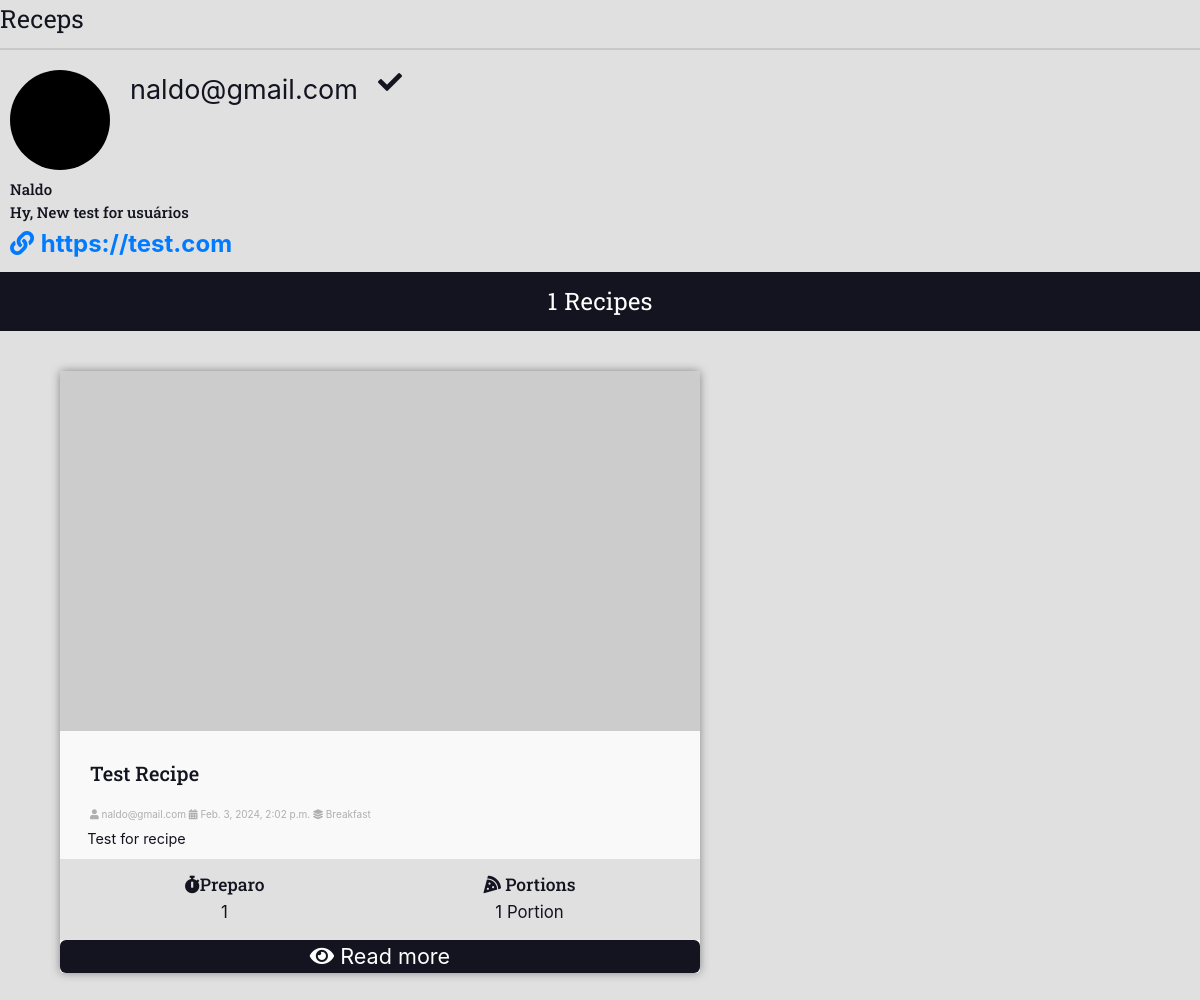
Page /authors/profile/naldo@gmail.com/ (signed in) on the committed database.
### authors/models.py (models this page shows)
class Authors(models.Model):
    user = models.ForeignKey(User, on_delete=models.DO_NOTHING)
    name = models.CharField(max_length=12, null=True, blank=False)
    bio = models.CharField(max_length=100, null=True, blank=True)
    link = models.CharField(max_length=100, null=True, blank=False)
    stars = models.IntegerField(default=0)
    is_professional = models.IntegerField(default=0)

### receps/models.py (models this page shows, shortened)
class Receps(models.Model):
    title = models.CharField(max_length=42)
    date = models.DateTimeField(auto_now_add=True)
    category = models.ForeignKey(Categories, on_delete=models.DO_NOTHING)
    portions = models.PositiveIntegerField(null=False, blank=False)
    user = models.ForeignKey(User, models.DO_NOTHING)
    description = models.TextField(blank=False)
    time = models.CharField(max_length=8)
    slug = models.SlugField(blank=True, null=False, unique=True)
    update = models.DateTimeField(auto_now=True)
    is_published = models.BooleanField(default=True)

class Categories(models.Model):
    name = models.CharField(null=True, blank=True, max_length=38, unique=True)
    icon = models.CharField(default="fas fa-utensils",null=True, blank=True, max_length=100)

### authors/views.py (the view)
# urls.py: path('profile/<str:username>/', views.profile, name='profile'),
def profile(request, username):
    user_infos = User.objects.all().filter(username=username).first()
    author = Authors.objects.all().filter(user_id=user_infos.id).first()
    receps_list = Receps.objects.all().filter(is_published=True, user_id=user_infos.id).order_by('-id')
    revenue_total = receps_list.count()
    return render(request, 'pages/profile.html', {'user_infos': user_infos, 'author': author, 'total_revenue': revenue_total, 'Receps': receps_list})

### authors/templates/pages/profile.html (shortened to what this page needs)
{% extends '../partials/extension.html' %}
{% block 'head' %}
  {% load static %}
  <link rel="stylesheet" href="{% static 'css/profile.css' %}">
  <link rel="stylesheet" href="{% static 'css/receps.css' %}">
{% endblock %}
{% block 'body' %}
  <div class="main-profile">
      {% include 'partials/header_min.html'%}
      </div>
      <div class="profile">
        <div class="cover-profile"></div>
        <span class="author-user">{{ user_infos.username }}</span>
        {% if author.is_professional %}
        <i class="fas fa-check"></i>
        {% endif %}
      </div>
      <div class="author-info">
        <h4>{{ author.name }}</h4>
        <h4>{{ author.bio }}</h4>
        <a href="{{ author.link }}">
          <i class="fas fa-link"></i>
          <span class="text-link">{{ author.link }}</span>
        </a>
      </div>
      <div class="profile-recipe">
        <hr>
        <span class="text-recipe">{{ total_revenue }}</span>
        <span class="text-recipe">Recipes</span>
        <hr>
      </div>
      {% for recipe in Receps %}
        {% include 'partials/receps_list.html' %}
      {% endfor %}
{% endblock %}

### receps/templates/partials/receps_list.html (shortened to what this page needs)
<div class="main-container">
    <div class="main-content main-content-list container">
        <div class="recipe recipe-list-item">
            <div class="recipe-cover">
                <img src="https://via.placeholder.com/1280x720.png/000">
            </div>
            <div class="recipe-title-container">
                <h2>{{recipe.title}}</h2>
            </div>
            <div class="recipe-author">
                <a href="{% url 'authors:profile' username=recipe.user.username %}" class="author-item">
                    <i class="fas fa-user"></i>
                    {{recipe.user.username}}
                <span class="author-item">
                    <i class="fas fa-calendar-alt"></i>
                    {{recipe.date}}
                </span>
                <a class="author-item" href="{% url 'receps:category' id=recipe.category.id %}">
                    <i class="fas fa-layer-group"></i>
                    {{recipe.category.name}}
                </a>
            </div>
            <div class="recipe-content">
                <p>{{recipe.description}}</p>
            </div>
            <div class="recipe-meta-container">
                <div class="recipe-meta recipe-preparation">
                    <h3 class="recipe-meta-title"><i class="fas fa-stopwatch"></i>Preparo</h3>
                    <div class="recipe-meta-text">
                        {{recipe.time}}
                    </div>
                </div>
                <div class="recipe-meta recipe-servings">
                    <h3 class="recipe-meta-title">
                        <i class="fas fa-pizza-slice"></i>
                        Portions
                    </h3>
                    <div class="recipe-meta-text">
                    {% if recipe.portions < 2%}
                    {{recipe.portions}} Portion
                    {% endif %}
                    </div>
                </div>
            </div>
            <footer class="recipe-footer">
                <a class="recipe-read-more button button-dark button-full-width" href="{% url 'receps:receps-recipe' slug=recipe.slug %}">
                    <i class="fas fa-eye"></i>
                    <span>Read more</span>
                </a>
            </footer>
        </div>
    </div>
</div>

### authors/static/css/profile.css (style rules this page uses)
body { background-color: var(--color-gray-1); }
* { margin: 0; padding: 0; }
.profile { display: flex; padding: 10px; margin-top: 8px; }
.author-user { padding: 0 20px; font-size: 27px; }
.cover-profile { padding-bottom: 10px; width: 100px; height: 100px; background-color: black; border-radius: 50%; }
.profile-recipe { display: block; justify-content: center; align-items: center; text-align: center; background-color: var(--color-primary-dark); color: white; }
.author-info { padding:0 10px; }
.text-recipe { font-family: var(--font-heading); }
.text-link { font-weight: bold; }

### receps/static/css/receps.css (style rules this page uses)
* { margin: 0; padding: 0; box-sizing: border-box; }
html { font-size: 62.5%; }
body { font-size: 2.4rem; background: var(--color-gray-1); color: var(--color-primary-dark); }
h1, h2, h3, h4, h5, h6 { font-family: var(--font-heading); }
.container { max-width: 1440; margin: 0 auto; padding: var(--spacing-gutter-medium) }
.main-content-list { display: grid; grid-template-columns: repeat(auto-fit, minmax(340px, 1fr)); gap: var(--spacing-gutter-large); }
.recipe { background: var(--color-white); box-shadow: 0 0 10px rgba(0, 0, 0, 0.4); transform: scale(1); transition: all 300ms ease-in-out; background: var(--color-gray-0); border-radius: 4px; overflow: hidden; }
.recipe img { max-width: 100%; }
.recipe-list-item { max-width: 640px; }
.recipe-title-container { padding: var(--spacing-gutter-medium); padding-bottom: calc(var(--spacing-gutter-medium) / 20); }
.recipe-author { padding: 0 var(--spacing-gutter-medium); }
.author-item { font-size: 10px; color: var(--color-gray-3); }
.recipe-content { padding: 0 calc(var(--spacing-gutter-medium) /1.1); font-size: 60%; }
.recipe-meta-container { display: flex; flex-flow: row wrap; background: var(--color-gray-1); padding: calc(var(--spacing-gutter-medium) / 2) ; }
.recipe-meta-text { font-size: 70%; }
.recipe-meta { display: flex; flex-flow: column nowrap; flex-shrink: 1; flex-grow: 1; text-align: center; }
.recipe-footer a { margin-top: auto; background: var(--color-primary-dark); color: white; display: block; text-decoration: none; border-radius: 6px; text-align: center; font-size: 90%; }

### rows in the picture
Authors: name "Naldo", bio "Hy, New test for usuários", link "https://test.com"
Receps: title "Test Recipe", user.username "naldo@gmail.com", date "Feb. 3, 2024, 2:02 p.m.", category.name "Breakfast", description "Test for recipe", time "1", portions "1"

### other values in the picture
{{ user_infos.username }} "naldo@gmail.com"
{{ total_revenue }} "1"
